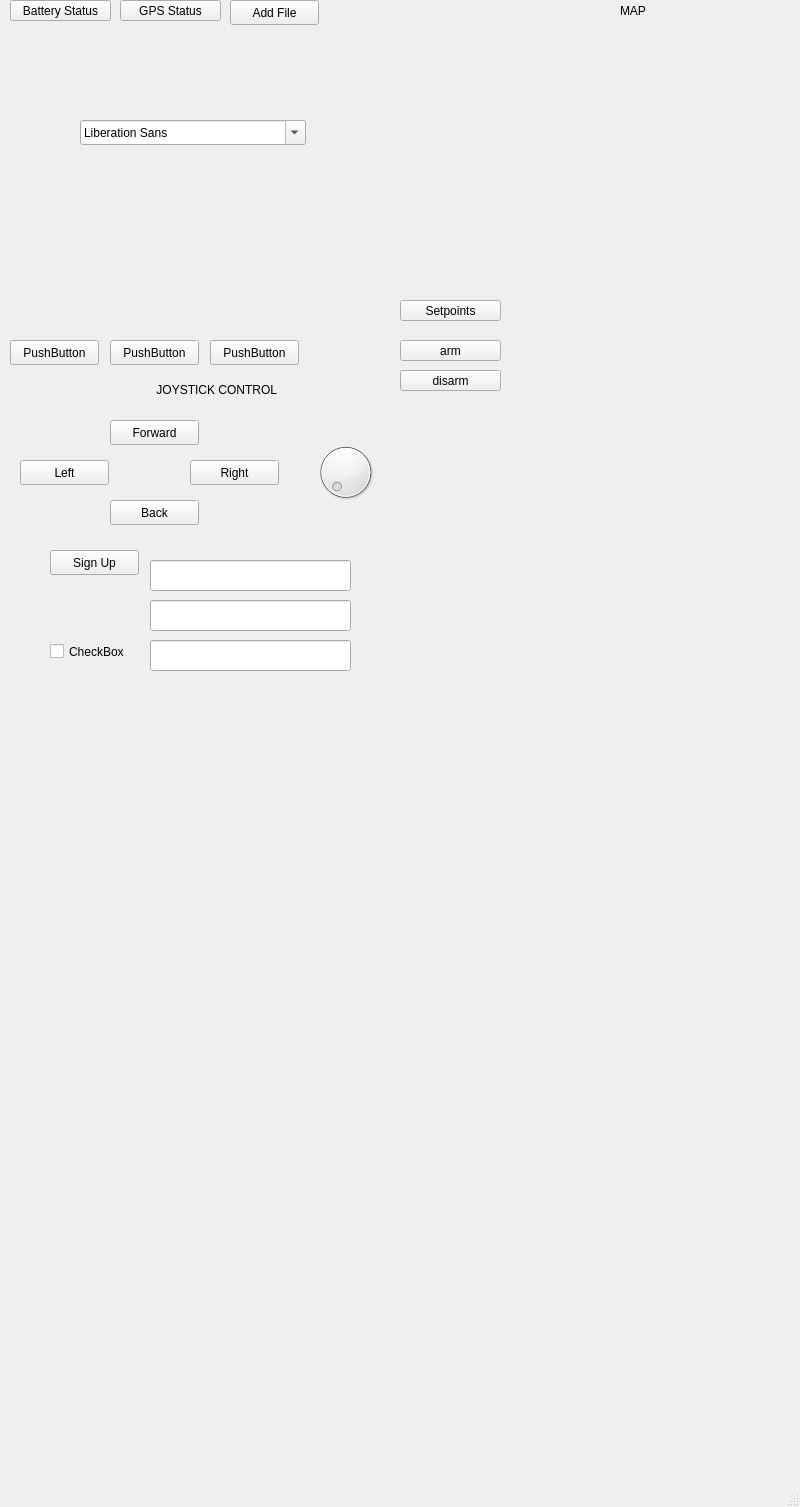
<?xml version="1.0" encoding="UTF-8"?>
<ui version="4.0">
 <class>gstreamer</class>
 <widget class="QMainWindow" name="gstreamer">
  <property name="geometry">
   <rect>
    <x>0</x>
    <y>0</y>
    <width>800</width>
    <height>1507</height>
   </rect>
  </property>
  <property name="windowTitle">
   <string>gstreamer</string>
  </property>
  <widget class="QWidget" name="centralwidget">
   <widget class="QWidget" name="widget" native="true">
    <property name="geometry">
     <rect>
      <x>400</x>
      <y>-10</y>
      <width>291</width>
      <height>561</height>
     </rect>
    </property>
    <widget class="QPushButton" name="pushButton_3">
     <property name="geometry">
      <rect>
       <x>0</x>
       <y>310</y>
       <width>101</width>
       <height>21</height>
      </rect>
     </property>
     <property name="text">
      <string>Setpoints</string>
     </property>
    </widget>
    <widget class="QPushButton" name="pushButton_2">
     <property name="geometry">
      <rect>
       <x>0</x>
       <y>350</y>
       <width>101</width>
       <height>21</height>
      </rect>
     </property>
     <property name="text">
      <string>arm</string>
     </property>
    </widget>
    <widget class="QPushButton" name="pushButton">
     <property name="geometry">
      <rect>
       <x>0</x>
       <y>380</y>
       <width>101</width>
       <height>21</height>
      </rect>
     </property>
     <property name="cursor">
      <cursorShape>SizeFDiagCursor</cursorShape>
     </property>
     <property name="text">
      <string>disarm</string>
     </property>
    </widget>
   </widget>
   <widget class="QPushButton" name="pushButton_4">
    <property name="geometry">
     <rect>
      <x>10</x>
      <y>340</y>
      <width>89</width>
      <height>25</height>
     </rect>
    </property>
    <property name="text">
     <string>PushButton</string>
    </property>
   </widget>
   <widget class="QPushButton" name="pushButton_5">
    <property name="geometry">
     <rect>
      <x>110</x>
      <y>340</y>
      <width>89</width>
      <height>25</height>
     </rect>
    </property>
    <property name="text">
     <string>PushButton</string>
    </property>
   </widget>
   <widget class="QPushButton" name="pushButton_6">
    <property name="geometry">
     <rect>
      <x>210</x>
      <y>340</y>
      <width>89</width>
      <height>25</height>
     </rect>
    </property>
    <property name="text">
     <string>PushButton</string>
    </property>
   </widget>
   <widget class="QLabel" name="label">
    <property name="geometry">
     <rect>
      <x>620</x>
      <y>0</y>
      <width>41</width>
      <height>21</height>
     </rect>
    </property>
    <property name="text">
     <string>MAP</string>
    </property>
   </widget>
   <widget class="QPushButton" name="pushButton_7">
    <property name="geometry">
     <rect>
      <x>10</x>
      <y>0</y>
      <width>101</width>
      <height>21</height>
     </rect>
    </property>
    <property name="text">
     <string>Battery Status</string>
    </property>
   </widget>
   <widget class="QPushButton" name="pushButton_8">
    <property name="geometry">
     <rect>
      <x>120</x>
      <y>0</y>
      <width>101</width>
      <height>21</height>
     </rect>
    </property>
    <property name="text">
     <string>GPS Status</string>
    </property>
   </widget>
   <widget class="QPushButton" name="pushButton_9">
    <property name="geometry">
     <rect>
      <x>230</x>
      <y>0</y>
      <width>89</width>
      <height>25</height>
     </rect>
    </property>
    <property name="text">
     <string>Add File</string>
    </property>
   </widget>
   <widget class="QDial" name="dial">
    <property name="geometry">
     <rect>
      <x>300</x>
      <y>440</y>
      <width>91</width>
      <height>64</height>
     </rect>
    </property>
    <property name="cursor">
     <cursorShape>WaitCursor</cursorShape>
    </property>
   </widget>
   <widget class="QPushButton" name="pushButton_10">
    <property name="geometry">
     <rect>
      <x>110</x>
      <y>500</y>
      <width>89</width>
      <height>25</height>
     </rect>
    </property>
    <property name="text">
     <string>Back</string>
    </property>
   </widget>
   <widget class="QPushButton" name="pushButton_11">
    <property name="geometry">
     <rect>
      <x>110</x>
      <y>420</y>
      <width>89</width>
      <height>25</height>
     </rect>
    </property>
    <property name="text">
     <string>Forward</string>
    </property>
    <property name="autoExclusive">
     <bool>false</bool>
    </property>
   </widget>
   <widget class="QPushButton" name="pushButton_12">
    <property name="geometry">
     <rect>
      <x>20</x>
      <y>460</y>
      <width>89</width>
      <height>25</height>
     </rect>
    </property>
    <property name="text">
     <string>Left</string>
    </property>
   </widget>
   <widget class="QPushButton" name="pushButton_13">
    <property name="geometry">
     <rect>
      <x>190</x>
      <y>460</y>
      <width>89</width>
      <height>25</height>
     </rect>
    </property>
    <property name="text">
     <string>Right</string>
    </property>
   </widget>
   <widget class="QLabel" name="label_3">
    <property name="geometry">
     <rect>
      <x>30</x>
      <y>380</y>
      <width>401</width>
      <height>21</height>
     </rect>
    </property>
    <property name="cursor">
     <cursorShape>SizeFDiagCursor</cursorShape>
    </property>
    <property name="mouseTracking">
     <bool>true</bool>
    </property>
    <property name="tabletTracking">
     <bool>true</bool>
    </property>
    <property name="focusPolicy">
     <enum>Qt::StrongFocus</enum>
    </property>
    <property name="text">
     <string>                                      JOYSTICK CONTROL</string>
    </property>
    <property name="scaledContents">
     <bool>false</bool>
    </property>
    <property name="wordWrap">
     <bool>true</bool>
    </property>
    <property name="margin">
     <number>5</number>
    </property>
   </widget>
   <widget class="QWidget" name="widget_2" native="true">
    <property name="geometry">
     <rect>
      <x>30</x>
      <y>-60</y>
      <width>391</width>
      <height>541</height>
     </rect>
    </property>
    <property name="mouseTracking">
     <bool>true</bool>
    </property>
    <widget class="QFontComboBox" name="fontComboBox">
     <property name="geometry">
      <rect>
       <x>50</x>
       <y>180</y>
       <width>226</width>
       <height>25</height>
      </rect>
     </property>
    </widget>
   </widget>
   <widget class="QLineEdit" name="lineEdit_2">
    <property name="geometry">
     <rect>
      <x>150</x>
      <y>600</y>
      <width>201</width>
      <height>31</height>
     </rect>
    </property>
   </widget>
   <widget class="QCheckBox" name="checkBox">
    <property name="geometry">
     <rect>
      <x>50</x>
      <y>640</y>
      <width>92</width>
      <height>23</height>
     </rect>
    </property>
    <property name="text">
     <string>CheckBox</string>
    </property>
   </widget>
   <widget class="QLineEdit" name="lineEdit_3">
    <property name="geometry">
     <rect>
      <x>150</x>
      <y>640</y>
      <width>201</width>
      <height>31</height>
     </rect>
    </property>
   </widget>
   <widget class="QLineEdit" name="lineEdit">
    <property name="geometry">
     <rect>
      <x>150</x>
      <y>560</y>
      <width>201</width>
      <height>31</height>
     </rect>
    </property>
    <property name="text">
     <string/>
    </property>
   </widget>
   <widget class="QPushButton" name="pushButton_14">
    <property name="geometry">
     <rect>
      <x>50</x>
      <y>550</y>
      <width>89</width>
      <height>25</height>
     </rect>
    </property>
    <property name="text">
     <string>Sign Up</string>
    </property>
   </widget>
  </widget>
  <widget class="QMenuBar" name="menubar">
   <property name="geometry">
    <rect>
     <x>0</x>
     <y>0</y>
     <width>800</width>
     <height>22</height>
    </rect>
   </property>
  </widget>
  <widget class="QStatusBar" name="statusbar"/>
 </widget>
 <resources/>
 <connections/>
</ui>
